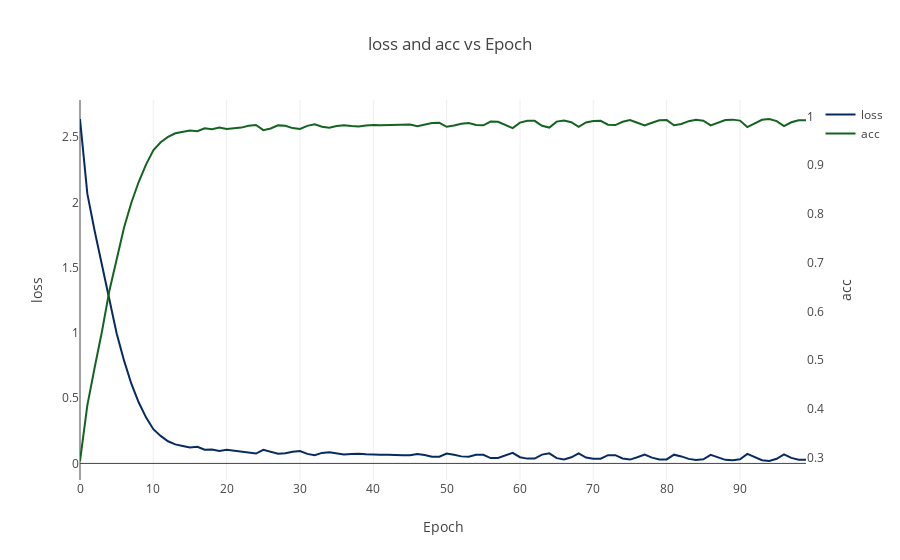

The notebook cell saved with this chart:
### Markdown cell above
Create a function that encodes a kickoff text string and then plugs it into our trained model

### Code cell
__ = open('verboseUnits512.txt','r')
verbose = __.read()
__.close()

verbose = verbose.replace('loss: ',"$")
verbose = verbose.replace('acc: ',"+")

loss = ' '.join([word for word in verbose.split() if word.startswith("$")])
loss = loss.split("$")[1:]
loss = list(map(float,loss))

acc = ' '.join([word for word in verbose.split() if word.startswith("+")])
acc = acc.split("+")[1:]
acc = list(map(float,acc))


df = pd.DataFrame({'loss':loss,'acc':acc})

loss = go.Scatter(y=df.loss,x=df.index,line={'color':'#072b61'},name='loss')
acc = go.Scatter(y=df.acc,x=df.index,line={'color':'#146320'},name='acc',yaxis='y2')

layout = go.Layout(title='loss and acc vs Epoch',xaxis={'title':'Epoch'},yaxis = {'title':'loss','showgrid':False},yaxis2 = {'title':'acc','overlaying':'y','side':'right','showgrid':False})

fig = go.Figure(data=[loss,acc],layout=layout)

offline.iplot(fig)
